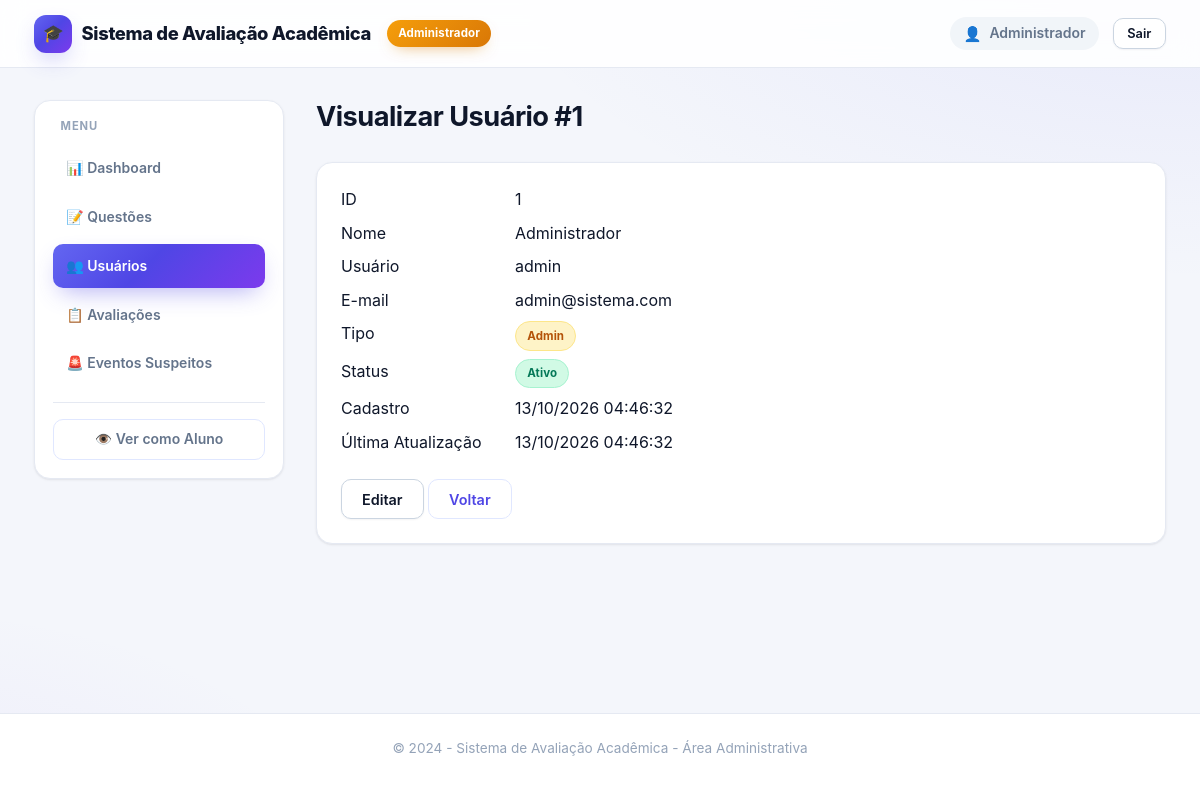
Screenshot of /admin/usuarios.php?acao=ver&id=1 (signed in) with the database file from the repository.
### tables this page shows
CREATE TABLE IF NOT EXISTS usuarios (
    id INT AUTO_INCREMENT PRIMARY KEY,
    nome VARCHAR(150) NOT NULL,
    usuario VARCHAR(60) NULL UNIQUE,
    email VARCHAR(150) NOT NULL UNIQUE,
    senha_hash VARCHAR(255) NOT NULL,
    tipo ENUM('aluno', 'admin') NOT NULL DEFAULT 'aluno',
    ativo TINYINT(1) NOT NULL DEFAULT 1,
    created_at TIMESTAMP DEFAULT CURRENT_TIMESTAMP,
    updated_at TIMESTAMP DEFAULT CURRENT_TIMESTAMP ON UPDATE CURRENT_TIMESTAMP
);

### includes/config.php (called while the page is built, shortened)
<?php
function versaoEstatico(string $caminhoRelativo): string
{
    $caminho = __DIR__ . '/../' . ltrim($caminhoRelativo, '/');
    $mtime = is_file($caminho) ? filemtime($caminho) : false;
    return (string)($mtime ?: 1);
}
function e(string $dado): string
{
    return htmlspecialchars($dado, ENT_QUOTES, 'UTF-8');
}
function formatarData($data, string $formato = 'd/m/Y H:i:s'): string
{
    return (new DateTime($data))->format($formato);
}

### admin/usuarios.php (the view, shortened to what this page needs)
<?php
require_once __DIR__ . '/../includes/config.php';
$acao = $_GET['acao'] ?? 'listar';
$usuarioId = (int)($_GET['id'] ?? 0);
$mensagem = '';
$erro = '';
$usuarioEditar = null;
if (($acao === 'editar' || $acao === 'ver') && $usuarioId > 0) {
    try {
        $pdo = getDbConnection();
        $stmt = $pdo->prepare("SELECT * FROM usuarios WHERE id = ?");
        $stmt->execute([$usuarioId]);
        $usuarioEditar = $stmt->fetch();
    } catch (Exception $e) {
        $erro = 'Erro ao buscar usuário.';
        $acao = 'listar';
    }
}
$usuarios = [];
?>
<!DOCTYPE html>
<html lang="pt-BR">
<head>
    <link rel="stylesheet" href="/avaliacao web/assets/css/style.css?v=<?= versaoEstatico('assets/css/style.css') ?>">
    <link rel="stylesheet" href="/avaliacao web/assets/css/admin.css?v=<?= versaoEstatico('assets/css/admin.css') ?>">
</head>
<body class="admin-page">
    <header class="admin-header">
        <div class="container header-content">
            <h1><?= e(APP_NAME) ?></h1>
            <span class="badge admin-badge">Administrador</span>
            <div class="user-info">
                <span class="user-name"><?= e($_SESSION['usuario_nome']) ?></span>
                <a href="/avaliacao web/logout.php" class="btn btn-secondary btn-sm">Sair</a>
            </div>
        </div>
    </header>
    <div class="admin-container container">
        <aside class="admin-sidebar">
            <nav class="admin-nav">
                <h3>Menu</h3>
                <ul>
                    <li><a href="/avaliacao web/admin/dashboard.php">📊 Dashboard</a></li>
                    <li><a href="/avaliacao web/admin/questoes.php">📝 Questões</a></li>
                    <li><a href="/avaliacao web/admin/usuarios.php" class="active">👥 Usuários</a></li>
                    <li><a href="/avaliacao web/admin/avaliacoes.php">📋 Avaliações</a></li>
                    <li><a href="/avaliacao web/admin/eventos.php">🚨 Eventos Suspeitos</a></li>
                </ul>
                <hr style="margin: 1rem 0; border-color: var(--border-color);">
                <li><a href="/avaliacao web/dashboard.php" class="btn btn-outline">👁️ Ver como Aluno</a></li>
            </nav>
        </aside>
        <main class="admin-main">
            <?php if ($acao === 'listar'): ?>
                <div class="admin-header-title">
                    <h2>Gerenciar Usuários</h2>
                    <p>Cadastre e gerencie alunos e administradores</p>
                </div>
                <?php if ($mensagem): ?><div class="alert alert-success"><?= e($mensagem) ?></div><?php endif; ?>
                <?php if ($erro): ?><div class="alert alert-error"><?= e($erro) ?></div><?php endif; ?>
                <div class="admin-section">
                    <div class="section-header">
                        <h3>Usuários Cadastrados (<?= count($usuarios) ?>)</h3>
                        <a href="/avaliacao web/admin/usuarios.php?acao=novo" class="btn btn-primary">➕ Novo Usuário</a>
                    </div>
                    <div class="table-responsive">
                        <table class="admin-table">
                            <thead>
                                <tr>
                                    <th>ID</th>
                                    <th>Nome</th>
                                    <th>Usuário</th>
                                    <th>E-mail</th>
                                    <th>Tipo</th>
                                    <th>Status</th>
                                    <th>Cadastro</th>
                                    <th>Ações</th>
                                </tr>
                            </thead>
                            <tbody>
                                <?php foreach ($usuarios as $u): ?>
                                    <tr>
                                        <td><?= $u['id'] ?></td>
                                        <td><?= e($u['nome']) ?></td>
                                        <td><?= e($u['usuario'] ?? '—') ?></td>
                                        <td><?= e($u['email']) ?></td>
                                        <td>
                                            <span class="badge <?= $u['tipo'] === 'admin' ? 'badge-warning' : 'badge-info' ?>">
                                                <?= ucfirst($u['tipo']) ?>
                                            </span>
                                        </td>
                                        <td>
                                            <span class="badge <?= $u['ativo'] ? 'badge-success' : 'badge-secondary' ?>">
                                                <?= $u['ativo'] ? 'Ativo' : 'Inativo' ?>
                                            </span>
                                        </td>
                                        <td><?= formatarData($u['created_at'], 'd/m/Y H:i') ?></td>
                                        <td>
                                            <a href="/avaliacao web/admin/usuarios.php?acao=ver&id=<?= $u['id'] ?>" class="btn btn-sm btn-outline" title="Ver">👁️</a>
                                            <a href="/avaliacao web/admin/usuarios.php?acao=editar&id=<?= $u['id'] ?>" class="btn btn-sm btn-secondary" title="Editar">✏️</a>
                                            <?php if ($u['id'] !== $_SESSION['usuario_id']): ?>
                                                <a href="/avaliacao web/admin/usuarios.php?acao=excluir&id=<?= $u['id'] ?>&confirm=1"
                                                   class="btn btn-sm btn-danger"
                                                   onclick="return confirm('Tem certeza que deseja excluir este usuário?')"
                                                   title="Excluir">🗑️</a>
                                            <?php endif; ?>
                                        </td>
                                    </tr>
                                <?php endforeach; ?>
                                <?php if (empty($usuarios)): ?>
                                    <tr><td colspan="8" class="text-center">Nenhum usuário cadastrado</td></tr>
                                <?php endif; ?>
                            </tbody>
                        </table>
                    </div>
                </div>
            <?php elseif ($acao === 'ver' && $usuarioEditar): ?>
                <div class="admin-header-title">
                    <h2>Visualizar Usuário #<?= $usuarioEditar['id'] ?></h2>
                </div>
                <div class="admin-section">
                    <div style="padding: 1.5rem;">
                        <dl style="display: grid; grid-template-columns: 150px 1fr; gap: 0.5rem 1.5rem;">
                            <dt>ID</dt><dd><?= $usuarioEditar['id'] ?></dd>
                            <dt>Nome</dt><dd><?= e($usuarioEditar['nome']) ?></dd>
                            <dt>Usuário</dt><dd><?= e($usuarioEditar['usuario'] ?? '—') ?></dd>
                            <dt>E-mail</dt><dd><?= e($usuarioEditar['email']) ?></dd>
                            <dt>Tipo</dt><dd><span class="badge <?= $usuarioEditar['tipo'] === 'admin' ? 'badge-warning' : 'badge-info' ?>"><?= ucfirst($usuarioEditar['tipo']) ?></span></dd>
                            <dt>Status</dt><dd><span class="badge <?= $usuarioEditar['ativo'] ? 'badge-success' : 'badge-secondary' ?>"><?= $usuarioEditar['ativo'] ? 'Ativo' : 'Inativo' ?></span></dd>
                            <dt>Cadastro</dt><dd><?= formatarData($usuarioEditar['created_at']) ?></dd>
                            <dt>Última Atualização</dt><dd><?= formatarData($usuarioEditar['updated_at']) ?></dd>
                        </dl>
                        <div style="margin-top: 1.5rem;">
                            <a href="/avaliacao web/admin/usuarios.php?acao=editar&id=<?= $usuarioEditar['id'] ?>" class="btn btn-secondary">Editar</a>
                            <a href="/avaliacao web/admin/usuarios.php" class="btn btn-outline">Voltar</a>
                        </div>
                    </div>
                </div>
            <?php endif; ?>
        </main>
    </div>
    <footer class="main-footer">
        <div class="container">
            <p>&copy; 2024 - Sistema de Avaliação Acadêmica - Área Administrativa</p>
        </div>
    </footer>
</body>
</html>

### assets/css/admin.css (style rules this page uses)
.admin-container { padding-top: 2rem; padding-bottom: 3rem; display: grid; grid-template-columns: 250px 1fr; gap: 2rem; align-items: start; }
.admin-sidebar { position: sticky; top: calc(var(--header-height) + 1.5rem); height: fit-content; background: var(--bg-secondary); border: 1px solid var(--border-color); border-radius: var(--border-radius-lg); padding: 1.1rem; box-shadow: var(--shadow-sm); }
.admin-nav h3 { font-size: 0.7rem; text-transform: uppercase; letter-spacing: 0.08em; color: var(--text-muted); margin: 0 0 0.85rem; padding: 0 0.5rem; }
.admin-nav ul { list-style: none; display: flex; flex-direction: column; gap: 0.25rem; }
.admin-nav a { display: flex; align-items: center; gap: 0.75rem; padding: 0.7rem 0.85rem; border-radius: var(--border-radius); color: var(--text-secondary); font-weight: 600; font-size: 0.875rem; transition: all var(--transition); }
.admin-nav a.active { background: var(--primary-gradient); color: #fff; box-shadow: var(--shadow-primary); }
.admin-nav hr { margin: 1rem 0 !important; border: none; border-top: 1px solid var(--border-color); }
.admin-nav > li { list-style: none; margin-top: 0.5rem; }
.admin-nav > li a { justify-content: center; width: 100%; }
.admin-main { min-width: 0; }
.admin-header-title { margin-bottom: 1.75rem; }
.admin-header-title h2 { font-size: 1.7rem; margin-bottom: 0.15rem; letter-spacing: -0.02em; }
.admin-section { background: var(--bg-secondary); border: 1px solid var(--border-color); border-radius: var(--border-radius-lg); margin-bottom: 1.5rem; overflow: hidden; box-shadow: var(--shadow-sm); }

### rows the page displays
usuarios: id "1", nome "Administrador", usuario "admin", email "admin@sistema.com", tipo "Admin", created_at "13/10/2026 04:46:32", updated_at "13/10/2026 04:46:32"

### other values shown
APP_NAME "Sistema de Avaliação Acadêmica"
$_SESSION['usuario_nome'] "Administrador"
